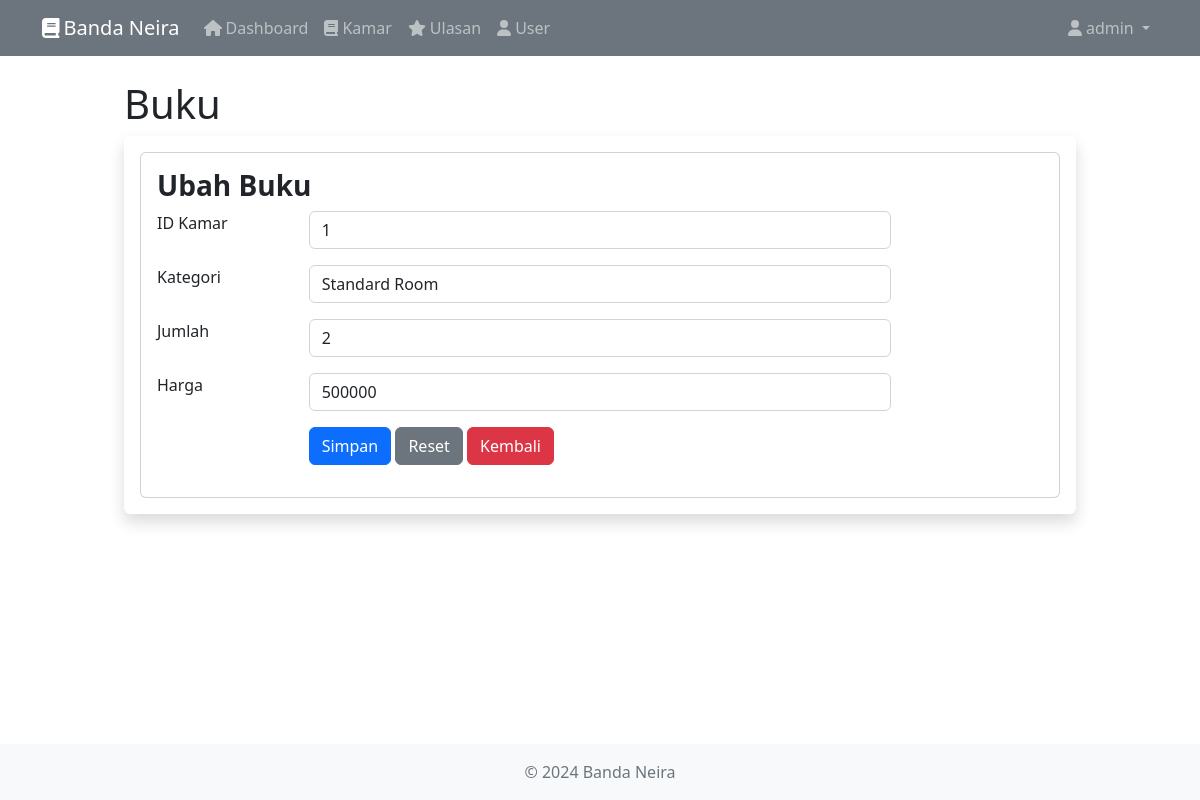
/index.php?page=buku_ubah&&id=1 (signed in), run on the app's committed database.
### tables this page shows
CREATE TABLE `kamar` (
  `id_kamar` int(11) NOT NULL,
  `kategori` varchar(255) NOT NULL,
  `jumlah` int(20) NOT NULL,
  `harga` double NOT NULL
);

### buku_ubah.php (the view, shortened to what this page needs)
<div class="container">
    <h1 class="mt-4">Buku</h1>
    <div class="card mb-3 mt-2 border-0 shadow">
        <div class="card-body">
            <div class="card">
                <div class="card-body">
                    <h3 class="card-title fw-bold">Ubah Buku</h3>
                    <div class="row">
                        <div class="col-md-12">
                            <form method="post">
                                <?php
                                    $id = $_GET['id'];
                                    $query = mysqli_query($koneksi, "SELECT * FROM kamar WHERE id_kamar=$id");
                                    $data = mysqli_fetch_array($query);
                                ?>
                                <div class="row mb-3">
                                    <div class="col-md-2">ID Kamar</div>
                                    <div class="col-md-8"><input type="text" value="<?php echo $data['id_kamar']; ?>" class="form-control" name="id_kamar"></div>
                                </div>
                                <div class="row mb-3">
                                    <div class="col-md-2">Kategori</div>
                                    <div class="col-md-8">
                                        <select name="kategori" class="form-control">
                                            <option <?php if($data['kategori'] == 'Standard Room') echo'selected'; ?> value="Standard Room">Standard Room</option>
                                        </select>
                                    </div>
                                </div>
                                <div class="row mb-3">
                                    <div class="col-md-2">Jumlah</div>
                                    <div class="col-md-8"><input type="number" value="<?php echo $data['jumlah']; ?>" class="form-control" name="jumlah"></div>
                                </div>
                                <div class="row mb-3">
                                    <div class="col-md-2">Harga</div>
                                    <div class="col-md-8"><input type="number" value="<?php echo $data['harga']; ?>" class="form-control" name="harga"></div>
                                </div>
                                <div class="row mb-3">
                                    <div class="col-md-2"></div>
                                    <div class="col-md-8">
                                        <button type="submit" class="btn btn-primary" name="submit" value="submit">Simpan</button>
                                        <button type="reset" class="btn btn-secondary">Reset</button>
                                        <a href="?page=kamar" class="btn btn-danger">Kembali</a>
                                    </div>
                                </div>
                            </form>
                        </div>
                    </div>
                </div>
            </div>
        </div>
    </div>
</div>

### index.php (style rules this page uses)
body { display: flex; min-height: 100vh; flex-direction: column; }

### data on the page
kamar: id_kamar "1", kategori "Standard Room", jumlah "2", harga "500000"

### other printed values
$_SESSION['user']['nama'] "admin"
